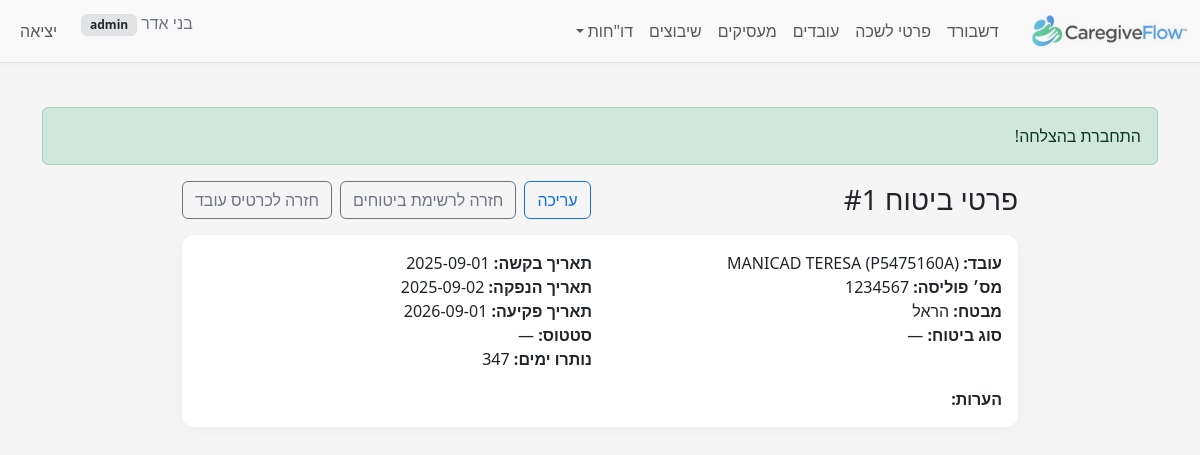
Screenshot of /index.php?r=insurances/view&id=1&employee_id=1 (signed in) with the database file from the repository.
### tables this page shows
CREATE TABLE `employee_insurances` (
  `id` bigint(20) UNSIGNED NOT NULL,
  `employee_id` bigint(20) UNSIGNED NOT NULL,
  `policy_number` varchar(60) DEFAULT NULL,
  `insurer_name` varchar(120) DEFAULT NULL,
  `insurance_type_code` tinyint(3) UNSIGNED DEFAULT NULL,
  `request_date` date DEFAULT NULL,
  `issue_date` date DEFAULT NULL,
  `expiry_date` date DEFAULT NULL,
  `is_primary` tinyint(1) NOT NULL DEFAULT 0,
  `primary_employee_id` bigint(20) UNSIGNED DEFAULT NULL,
  `status_code` tinyint(3) UNSIGNED DEFAULT NULL,
  `notes` text DEFAULT NULL,
  `created_at` timestamp NULL DEFAULT current_timestamp(),
  `updated_at` timestamp NULL DEFAULT current_timestamp() ON UPDATE current_timestamp()
);

CREATE TABLE `employees` (
  `id` bigint(20) UNSIGNED NOT NULL,
  `passport_number` varchar(20) NOT NULL,
  `country_of_citizenship` int(10) UNSIGNED DEFAULT NULL,
  `country_symbol_moi` int(10) UNSIGNED DEFAULT NULL COMMENT 'MoI country numeric code (BAFI)',
  `last_name` varchar(20) NOT NULL,
  `last_name_he` varchar(20) DEFAULT NULL,
  `first_name_he` varchar(20) DEFAULT NULL,
  `first_name` varchar(20) NOT NULL,
  `father_name_en` varchar(20) DEFAULT NULL,
  `mother_name_en` varchar(20) DEFAULT NULL COMMENT 'Mother name (EN, 20)',
  `gender_code` tinyint(3) UNSIGNED DEFAULT NULL,
  `marital_status_code` tinyint(3) UNSIGNED DEFAULT NULL,
  `birth_date` date DEFAULT NULL,
  `phone` varchar(30) DEFAULT NULL,
  `phone_prefix_il` varchar(4) DEFAULT NULL,
  `phone_number_il` varchar(9) DEFAULT NULL,
  `phone_alt` varchar(30) DEFAULT NULL,
  `email` varchar(120) DEFAULT NULL,
  `city_code` int(10) UNSIGNED DEFAULT NULL,
  `street_code` int(10) UNSIGNED DEFAULT NULL,
  `house_no` varchar(10) DEFAULT NULL,
  `apartment` varchar(10) DEFAULT NULL,
  `zipcode` varchar(10) DEFAULT NULL,
  `abroad_city` varchar(60) DEFAULT NULL,
  `abroad_street` varchar(60) DEFAULT NULL,
  `abroad_house_no` varchar(10) DEFAULT NULL,
  `abroad_postal_code` varchar(10) DEFAULT NULL,
  `entry_date` date DEFAULT NULL,
  `visa_type` varchar(30) DEFAULT NULL,
  `visa_expiry` date DEFAULT NULL,
  `work_permit_number` varchar(40) DEFAULT NULL,
  `work_permit_issue` date DEFAULT NULL,
  `work_permit_expiry` date DEFAULT NULL,
  `is_active` tinyint(1) NOT NULL DEFAULT 1,
  `employment_status_code` tinyint(3) UNSIGNED DEFAULT NULL COMMENT 'BAFI status/end reason code (00/03/..)',
  `status_change_date` date DEFAULT NULL COMMENT 'BAFI status change date (yyyymmdd)',
  `notes` text DEFAULT NULL,
  `record_type_code` tinyint(3) UNSIGNED DEFAULT NULL COMMENT 'BAFI record type (01=new;02=new-to-agency;03=change employer;04=details/bank update)',
  `mana_type_code` tinyint(3) UNSIGNED DEFAULT NULL COMMENT 'BAFI batch/mana type (01..06)',
  `remarks_internal` text DEFAULT NULL,
  `created_at` timestamp NOT NULL DEFAULT current_timestamp(),
  `updated_at` timestamp NULL DEFAULT current_timestamp() ON UPDATE current_timestamp(),
  `passport_issue_date` date DEFAULT NULL,
  `passport_expiry_date` date DEFAULT NULL,
  `country_code` int(11) DEFAULT NULL,
  `phone_mobile` varchar(30) DEFAULT NULL,
  `phone_home` varchar(30) DEFAULT NULL,
  `id_type_code` varchar(10) DEFAULT NULL COMMENT 'Code: type of ID (e.g., passport/teudat-zehut)',
  `id_number` varchar(32) DEFAULT NULL,
  `visa_type_code` varchar(20) DEFAULT NULL,
  `arrival_date` date DEFAULT NULL,
  `bank_name` varchar(100) DEFAULT NULL,
  `bank_branch` varchar(20) DEFAULT NULL,
  `bank_account` varchar(34) DEFAULT NULL,
  `bank_foreign_country_code` int(10) UNSIGNED DEFAULT NULL COMMENT 'BAFI bank country numeric code',
  `bank_city_foreign` varchar(60) DEFAULT NULL,
  `bank_street_foreign` varchar(60) DEFAULT NULL,
  `bank_house_no_foreign` varchar(10) DEFAULT NULL,
  `bank_code_foreign` varchar(10) DEFAULT NULL,
  `bank_name_foreign` varchar(60) DEFAULT NULL,
  `bank_branch_code_foreign` varchar(10) DEFAULT NULL,
  `bank_branch_name_foreign` varchar(60) DEFAULT NULL,
  `bank_swift` varchar(25) DEFAULT NULL,
  `bank_iban` varchar(40) DEFAULT NULL,
  `beneficiary_last_name` varchar(60) DEFAULT NULL,
  `beneficiary_first_name` varchar(60) DEFAULT NULL,
  `permit_number_bafi` varchar(15) DEFAULT NULL COMMENT 'BAFI permit number (mirror of work_permit_number if used)',
  `spouse_name_en` varchar(20) DEFAULT NULL COMMENT 'Spouse name (EN, 20)',
  `spouse_in_israel` tinyint(1) UNSIGNED DEFAULT NULL COMMENT 'Spouse in Israel? 1=yes, 0=no, NULL=unknown',
  `representative_abroad_name` varchar(20) DEFAULT NULL COMMENT 'Representative abroad name (20)',
  `health_ins_issue_date` date DEFAULT NULL COMMENT 'Health insurance - issue date',
  `health_ins_expiry` date DEFAULT NULL COMMENT 'Health insurance - expiry date',
  `metash_mana_number` varchar(20) DEFAULT NULL COMMENT 'METaSH - Mana number (20)',
  `metash_registration_date` date DEFAULT NULL COMMENT 'METaSH - registration date'
);

### src/controllers/InsurancesController.php (called while the page is built, shortened)
<?php
require_once __DIR__ . '/../models/Insurance.php';
require_once __DIR__ . '/../services/InsuranceService.php';
class InsurancesController
{
    public static function view(PDO $pdo)
    {
        $m = new Insurance($pdo);
        $id = (int)($_GET['id'] ?? 0);
        $item = $m->find($id);
        $derived_status_code = InsuranceService::derivedStatusCode($item['status_code'] ?? null, $item['expiry_date'] ?? null);
        $days_left = InsuranceService::daysUntilExpiry($item['expiry_date'] ?? null);
        $emp = self::employee_brief($pdo, (int)$item['employee_id']);
        require __DIR__.'/../../views/insurances/view.php';
    }
    private static function employee_brief(PDO $pdo, int $id): ?array
    {
        $stmt = $pdo->prepare("SELECT id, first_name, last_name, passport_number FROM employees WHERE id = :id");
        $stmt->execute([':id' => $id]);
        $row = $stmt->fetch(PDO::FETCH_ASSOC);
        return $row ?: null;
    }
}

### public/index.php (called while the page is built, shortened)
<?php
require __DIR__ . '/../src/helpers.php';
$pdo = db();
$route = $_GET['r'] ?? 'dashboard/index';
[$ctrl, $action] = array_pad(explode('/', $route, 2), 2, 'index');
$action = strtok($action, '&?');
$action = preg_replace('/[^A-Za-z0-9_]/', '', $action);
$controllerClass = preg_replace('/[^A-Za-z0-9]/', '', ucwords(str_replace(['_', '-'], ' ', $ctrl))) . 'Controller';
call_user_func([$controllerClass, $action], $pdo);

### src/models/Insurance.php (called while the page is built, shortened)
<?php
class Insurance
{
    private $pdo;
    public function __construct(PDO $pdo)
    {
        $this->pdo = $pdo;
    }
    public function find(int $id): ?array
    {
        $stmt = $this->pdo->prepare("SELECT * FROM employee_insurances WHERE id = :id");
        $stmt->execute([':id' => $id]);
        $row = $stmt->fetch(PDO::FETCH_ASSOC);
        return $row ?: null;
    }
}

### src/helpers.php (called while the page is built, shortened)
<?php
function e($str): string { return htmlspecialchars((string)$str, ENT_QUOTES | ENT_SUBSTITUTE, 'UTF-8'); }

### src/services/InsuranceService.php (called while the page is built, shortened)
<?php
class InsuranceService
{
    public static function derivedStatusCode($status_code, ?string $expiry_date)
    {
        return is_numeric($status_code) ? (int)$status_code : null;
    }
    public static function daysUntilExpiry(?string $expiry_date): ?int
    {
        $d = (new DateTime($expiry_date))->setTime(0,0,0);
        $t = (new DateTime('today'))->setTime(0,0,0);
        return (int)$t->diff($d)->format('%r%a');
    }
}

### views/insurances/view.php (the view, shortened to what this page needs)
<?php require __DIR__ . '/../layout/header.php'; ?>
<div class="container" dir="rtl" style="max-width: 860px;">
    <div class="d-flex justify-content-between align-items-center mb-3">
        <h3 class="m-0">פרטי ביטוח #<?= e($item['id']) ?></h3>
        <div class="d-flex gap-2">
            <a class="btn btn-outline-primary" href="?r=insurances/edit&id=<?= e($item['id']) ?>&employee_id=<?= e($_GET['employee_id']) ?>">עריכה</a>
            <a class="btn btn-outline-secondary" href="?r=insurances&employee_id=<?= e($_GET['employee_id']) ?>">חזרה לרשימת ביטוחים</a>
            <a class="btn btn-outline-secondary" href="?r=employees/show&id=<?= e($emp['id']) ?>">חזרה לכרטיס עובד</a>
        </div>
    </div>
    <div class="card">
        <div class="card-body">
            <div class="row g-3">
                <div class="col-md-6">
                    <div><strong>עובד:</strong> <?= e($emp ? ($emp['last_name'].' '.$emp['first_name'].' ('.$emp['passport_number'].')') : '—') ?></div>
                    <div><strong>מס׳ פוליסה:</strong> <?= e($item['policy_number']) ?></div>
                    <div><strong>מבטח:</strong> <?= e($item['insurer_name']) ?></div>
                    <div><strong>סוג ביטוח:</strong> <?= e($type_codes[(int)($item['insurance_type_code'] ?? -1)] ?? '—') ?></div>
                </div>
                <div class="col-md-6">
                    <div><strong>תאריך בקשה:</strong> <?= e($item['request_date']) ?></div>
                    <div><strong>תאריך הנפקה:</strong> <?= e($item['issue_date']) ?></div>
                    <div><strong>תאריך פקיעה:</strong> <?= e($item['expiry_date']) ?></div>
                    <div><strong>סטטוס:</strong> <?= $derived_status_code === 'expired' ? 'פג' : e($status_codes[(int)($item['status_code'] ?? -1)] ?? '—') ?></div>
                    <div><strong>נותרו ימים:</strong> <?= is_null($days_left)?'—':e($days_left) ?></div>
                </div>
                <div class="col-12">
                    <div><strong>הערות:</strong><br><?= nl2br(e($item['notes'])) ?></div>
                </div>
            </div>
        </div>
    </div>
</div>
<?php require __DIR__ . '/../layout/footer.php'; ?>

### public/assets/css/style.css (style rules this page uses)
body { background-color: #f5f5f5; color: #212529; }
.card { border: 0; box-shadow: 0 2px 10px rgba(0,0,0,.04); border-radius: .75rem; }

### rows the page displays
employee_insurances: id "1", policy_number "1234567", insurer_name "הראל", insurance_type_code "—", request_date "2025-09-01", issue_date "2025-09-02", expiry_date "2026-09-01", status_code "—", expiry_date "347"
employees: last_name+first_name+passport_number "MANICAD TERESA (P5475160A)"

### other values shown
$u['display_name'] "בני אדר"
$u['role'] "admin"
$f['msg'] "התחברת בהצלחה!"
